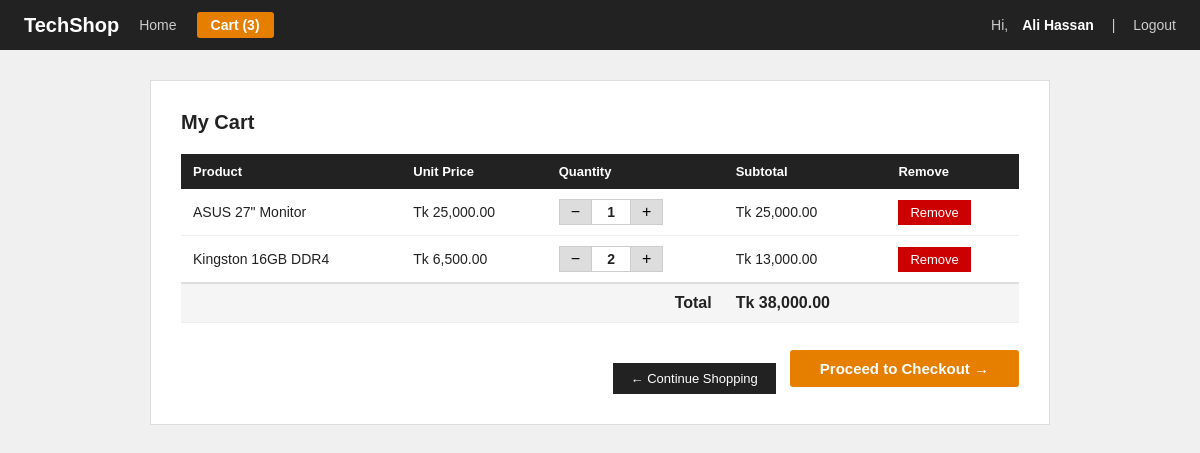
Page /views/cart.php (signed in) on the committed database.
### tables this page shows
CREATE TABLE IF NOT EXISTS cart (
    id         INT AUTO_INCREMENT PRIMARY KEY,
    user_id    INT NOT NULL,
    product_id INT NOT NULL,
    quantity   INT NOT NULL DEFAULT 1,
    added_at   DATETIME DEFAULT CURRENT_TIMESTAMP
);

CREATE TABLE IF NOT EXISTS products (
    id                  INT AUTO_INCREMENT PRIMARY KEY,
    name                VARCHAR(200) NOT NULL,
    description         TEXT,
    manufacturer_review TEXT,
    price               DECIMAL(10,2) NOT NULL DEFAULT 0.00,
    category_id         INT DEFAULT NULL,
    brand_id            INT DEFAULT NULL,
    image_path          VARCHAR(255) DEFAULT NULL,
    stock               INT NOT NULL DEFAULT 0,
    created_at          DATETIME DEFAULT CURRENT_TIMESTAMP
);

### config/db.php (called while the page is built, shortened)
<?php
function getDB(): PDO {
    static $pdo = null;
    if ($pdo === null) {
        $dsn = "mysql:host=" . DB_HOST . ";dbname=" . DB_NAME . ";charset=" . DB_CHARSET;
        $options = [
            PDO::ATTR_ERRMODE            => PDO::ERRMODE_EXCEPTION,
            PDO::ATTR_DEFAULT_FETCH_MODE => PDO::FETCH_ASSOC,
            PDO::ATTR_EMULATE_PREPARES   => false,
        ];
        try {
            $pdo = new PDO($dsn, DB_USER, DB_PASS, $options);
        } catch (PDOException $e) {
            http_response_code(500);
            die(json_encode(['error' => 'Database connection failed.']));
        }
    }
    return $pdo;
}

### model/CartModel.php (called while the page is built, shortened)
<?php
require_once __DIR__ . '/../config/db.php';
class CartModel {
    private PDO $db;
    public function __construct() {
        $this->db = getDB();
    }
    public function getCartItems(int $userId): array {
        $stmt = $this->db->prepare(
            "SELECT c.id AS cart_id, c.quantity,
                    p.id AS product_id, p.name, p.price, p.stock, p.image_path
             FROM   cart c
             JOIN   products p ON c.product_id = p.id
             WHERE  c.user_id = ?"
        );
        $stmt->execute([$userId]);
        $items = $stmt->fetchAll();
        return $items;
    }
    public function getCartTotal(int $userId): string {
        $stmt = $this->db->prepare(
            "SELECT SUM(p.price * c.quantity) AS total
             FROM   cart c
             JOIN   products p ON c.product_id = p.id
             WHERE  c.user_id = ?"
        );
        $stmt->execute([$userId]);
        $row = $stmt->fetch();
        return $row['total'] ? number_format((float)$row['total'], 2) : '0.00';
    }
    public function getCartCount(int $userId): int {
        $stmt = $this->db->prepare("SELECT SUM(quantity) AS total FROM cart WHERE user_id = ?");
        $stmt->execute([$userId]);
        $row = $stmt->fetch();
        return $row['total'] ? (int)$row['total'] : 0;
    }
}
function getCartItems(int $userId): array {
    $m = new CartModel();
    return $m->getCartItems($userId);
}
function getCartTotal(int $userId): string {
    $m = new CartModel();
    return $m->getCartTotal($userId);
}
function getCartCount(int $userId): int {
    $m = new CartModel();
    return $m->getCartCount($userId);
}

### views/cart.php (the view, shortened to what this page needs)
<?php
require_once(__DIR__ . '/../model/CartModel.php');
$user_id   = $_SESSION['user_id'];
$cartItems = getCartItems($user_id);
$total     = getCartTotal($user_id);
$cartCount = getCartCount($user_id);
?>
<!DOCTYPE html>
<html lang="en">
<head>
</head>
<body>
<div class="navbar">
    <span class="logo">TechShop</span>
    <a href="home.php">Home</a>
    <a href="cart.php" class="cart-link">
        Cart (<span id="nav-cart-count"><?php echo $cartCount; ?></span>)
    </a>
    <div class="nav-right">
        Hi, <b style="color:white"><?php echo htmlspecialchars($_SESSION['name']); ?></b>
        &nbsp;|&nbsp;
        <a href="../controller/authController.php?logout=1">Logout</a>
    </div>
</div>
<div class="container">
    <h2>My Cart</h2>
    <?php if(empty($cartItems)): ?>
        <div class="empty-msg">
            Your cart is empty. <a href="home.php">Continue shopping</a>
        </div>
    <?php else: ?>
    <table>
        <tr>
            <th>Product</th>
            <th>Unit Price</th>
            <th>Quantity</th>
            <th>Subtotal</th>
            <th>Remove</th>
        </tr>
        <?php foreach($cartItems as $item): ?>
        <tr id="row-<?php echo $item['cart_id']; ?>">
            <td><?php echo htmlspecialchars($item['name']); ?></td>
            <td>Tk <?php echo number_format($item['price'], 2); ?></td>
            <td>
                <div class="qty-ctrl">
                    <button class="qty-btn"
                            onclick="changeQty(<?php echo $item['cart_id']; ?>, -1)">−</button>
                    <span class="qty-display"
                          id="qty-<?php echo $item['cart_id']; ?>">
                        <?php echo (int)$item['quantity']; ?>
                    </span>
                    <button class="qty-btn"
                            onclick="changeQty(<?php echo $item['cart_id']; ?>, 1)">+</button>
                </div>
            </td>
            <td id="sub-<?php echo $item['cart_id']; ?>">
                Tk <?php echo number_format($item['subtotal'], 2); ?>
            </td>
            <td>
                <button class="btn-remove"
                        onclick="removeItem(<?php echo $item['cart_id']; ?>)">Remove</button>
            </td>
        </tr>
        <?php endforeach; ?>
        <tr class="total-row">
            <td colspan="3" style="text-align:right;">Total</td>
            <td id="cart-total">Tk <?php echo $total; ?></td>
            <td></td>
        </tr>
    </table>
    <div class="checkout-row">
        <a class="btn-back" href="home.php">&larr; Continue Shopping</a>
        <a class="btn-checkout" href="/task4_23-51148-1/public/checkout.php">Proceed to Checkout &rarr;</a>
    </div>
    <?php endif; ?>
</div>
</body>
</html>

### views/cart.php (style rules this page uses)
* { box-sizing: border-box; margin: 0; padding: 0; }
body { font-family: Arial, sans-serif; background: #f0f0f0; color: #222; }
a { text-decoration: none; color: #222; }
.navbar { background: #222; padding: 12px 24px; display: flex; align-items: center; gap: 20px; }
.navbar .logo { color: white; font-size: 20px; font-weight: bold; }
.navbar a { color: #ccc; font-size: 14px; }
.navbar .cart-link { background: #e67e00; color: white !important; padding: 5px 14px; border-radius: 3px; font-weight: bold; }
.navbar .nav-right { margin-left: auto; display: flex; align-items: center; gap: 14px; color: #ccc; font-size: 14px; }
.navbar .nav-right a { color: #ccc; }
.container { max-width: 900px; margin: 30px auto; background: white; border: 1px solid #ddd; padding: 30px; }
h2 { font-size: 20px; margin-bottom: 20px; }
table { width: 100%; border-collapse: collapse; }
th { background: #222; color: white; padding: 10px 12px; text-align: left; font-size: 13px; }
td { padding: 10px 12px; border-bottom: 1px solid #eee; font-size: 14px; vertical-align: middle; }
.total-row td { font-weight: bold; font-size: 16px; background: #f5f5f5; border-top: 2px solid #ddd; }
.qty-ctrl { display: flex; align-items: center; }
.qty-btn { padding: 4px 11px; background: #ddd; border: 1px solid #ccc; cursor: pointer; font-size: 16px; line-height: 1; }
.qty-display { padding: 4px 14px; border-top: 1px solid #ccc; border-bottom: 1px solid #ccc; font-size: 14px; font-weight: bold; min-width: 38px; text-align: center; background: white; }
.btn-remove { padding: 5px 12px; background: #cc0000; color: white; border: none; cursor: pointer; font-size: 13px; }
.btn-back { display: inline-block; margin-top: 20px; padding: 8px 18px; background: #222; color: white; font-size: 13px; }
.checkout-row { display: flex; justify-content: flex-end; align-items: center; margin-top: 20px; gap: 14px; }
.btn-checkout { display: inline-block; padding: 10px 30px; background: #e67e00; color: white; font-size: 15px; font-weight: bold; border-radius: 3px; text-decoration: none; }

### rows in the picture
cart: product.name "ASUS 27\" Monitor", product.price "25,000.00", quantity "1", subtotal "25,000.00"
cart: product.name "Kingston 16GB DDR4", product.price "6,500.00", quantity "2", subtotal "13,000.00"

### other values in the picture
$cartCount "3"
$_SESSION['name'] "Ali Hassan"
$total "38,000.00"
